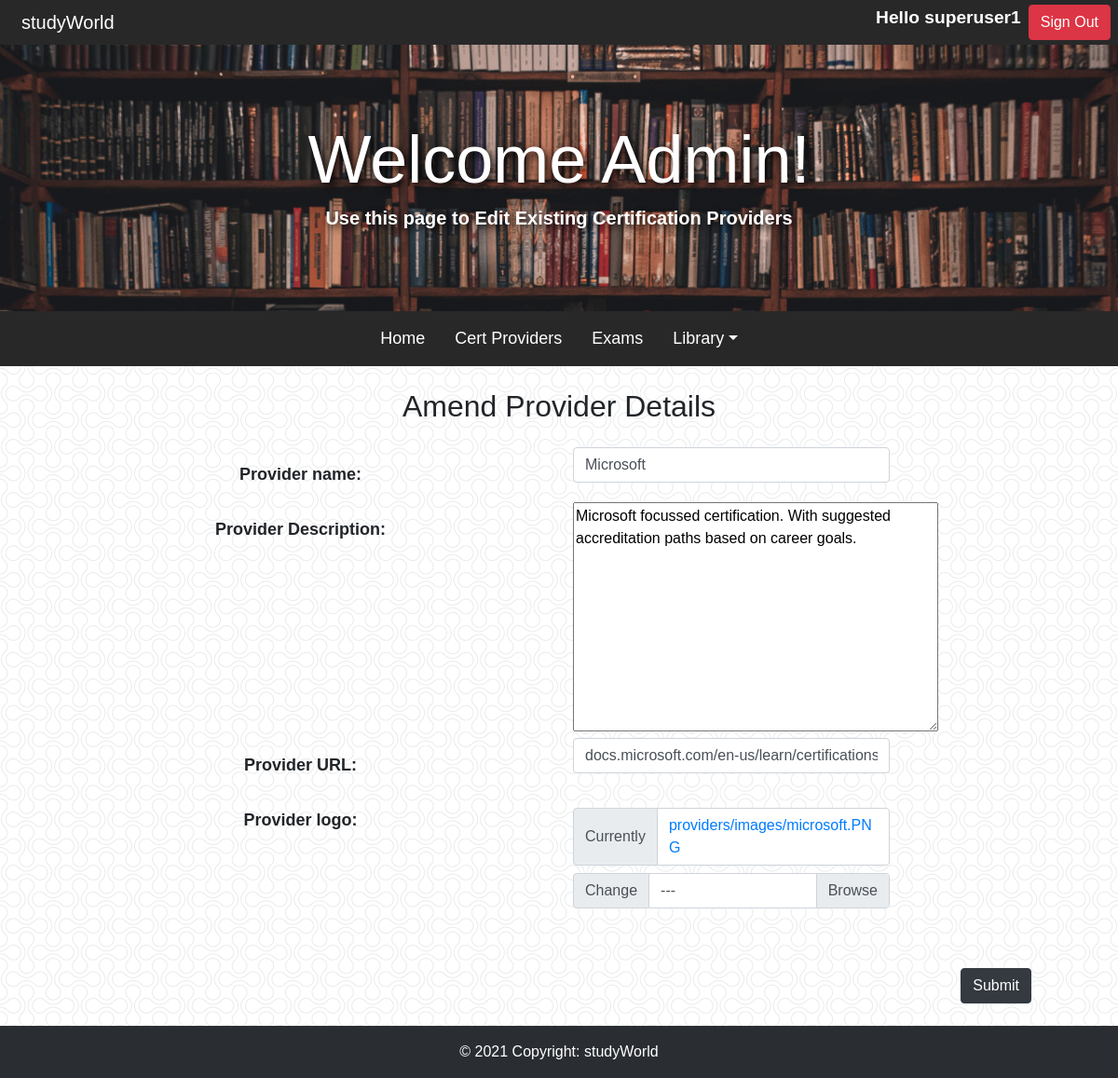
Screenshot of /providers/update/55 (signed in) with the database file from the repository.
### providers/models.py (models this page shows, shortened)
class Providers(models.Model):
    name = models.CharField(max_length=50)
    description = models.CharField(max_length=200)
    url = models.CharField(max_length=50)
    logo = models.ImageField(upload_to='providers/images/', null=True)
    created = models.DateTimeField(auto_now_add=True)
    class Meta:
        ordering = ['created']

### providers/views.py (the view, shortened to what this page needs)
# urls.py: path('providers/update/<pk>', providers_update, name='providers-update'),
def providers_update(request, pk):
    if request.user.is_staff:
        provider = Providers.objects.get(id=pk)
        form = providerCreateForm(instance=provider)
        context = {'form':form}
        return render(request, 'update.html', context)
    else:
        return redirect('index')

### providers/forms.py
class providerCreateForm(forms.ModelForm):
    name = forms.CharField(widget=forms.TextInput(attrs={'placeholder': 'Provider Name'}))
    description = forms.CharField(widget=forms.TextInput(attrs={'placeholder': 'Provider description'}))
    url = forms.CharField(widget=forms.TextInput(attrs={'placeholder': 'url'}))
    logo = forms.ImageField()
    def __init__(self, *args, **kwargs):
        super(providerCreateForm, self).__init__(*args, **kwargs)
        self.helper = FormHelper()
        self.helper.form_show_labels = False
    class Meta:
        model = Providers
        fields = ['name', 'description', 'url', 'logo']

### providers/templates/update.html (shortened to what this page needs)
{% extends "base.html" %}
{% load crispy_forms_tags %}
{% load static %}
{% block scripts %}
    <link rel="stylesheet" type="text/css" href="{% static 'css/main.css' %}">
{% endblock scripts %}
{% block content %}
<div class="jumbotron jumbotron-fluid">
    <div class="container">
        <h1 class="display-3 text-center">
            <strong>
                Welcome Admin!
            </strong>
        </h1>
        <h5 class="text-center">
            <strong>
                Use this page to Edit Existing Certification Providers
            </strong>
        </h5>
    </div>
</div>
{% include "navbar.html" %}
<div class="container">
    <h2 class="my-4 text-center">
        Amend Provider Details
    </h2>
    <form method="post" enctype="multipart/form-data">
        <div class="container">
            <div class="row">
                <div class="col-md-6 pt-3 text-center">
                    <p class="fieldname">Provider name:</p>
                </div>
                <div class="col-md-4 text-left">
                    {{ form.name|as_crispy_field }}
                </div>
            </div>
            <div class="row">
                <div class="col-md-6 pt-3 text-center">
                    <p class="fieldname">Provider Description:</p>
                </div>
                <div class="col-md-4 text-center">
                    {{ form.description.as_textarea }}
                </div>
            </div>
            <div class="row">
                <div class="col-md-6 pt-3 text-center">
                    <p class="fieldname">Provider URL:</p>
                </div>
                <div class="col-md-4 text-left">
                    {{ form.url|as_crispy_field }}
                </div>
            </div>
            <div class="row">
                <div class="col-md-6 pt-3 text-center">
                    <p class="fieldname">Provider logo:</p>
                </div>
                <div class="col-md-4 pt-3">
                    {{ form.logo|as_crispy_field }}
                </div>
            </div>
            <br>
        </div>
        <div class="text-right pr-5">
            <button class="btn btn-dark my-4" type="submit">Submit</button>
        </div>
    </form>
</div>
{% endblock content %}

### templates/base.html (shortened to what this page needs)
{% load static %}
<!DOCTYPE html>
<html lang="en">
    <head>
        <link rel="stylesheet" href="https://cdn.jsdelivr.net/npm/bootstrap@4.5.3/dist/css/bootstrap.min.css">
        <link rel="stylesheet" type="text/css" href="{% static 'css/style.css' %}">
        {% block scripts %}
        {% endblock scripts %}
    </head>
    <div class="container-fluid headpanel">
        <div class="row">
          <div class="col-8"><a class="navbar-brand mx-2 my-1 studyworld" href="{% url 'index' %}">studyWorld</a></div>
          <div class="col-4 align-self-center px-2">
            {% if user.is_authenticated %}
              <a class="btn btn-md btn-danger fw-bold float-right" href="{% url 'members:member-signout' %}" type="submit">Sign Out</a>
              <a class="text-wrap pr-2 float-right" id="greeting"> Hello {{request.user}}</a>
            {% else %}
              <a class="btn btn-md btn-success fw-bold float-right" href="{% url 'members:member-register' %}" type="submit">Join</a>
              <a class="btn btn-md btn-success fw-bold float-right mx-2" href="{% url 'members:member-signin' %}" type="submit">Sign In</a>
            {% endif %}
          </div>
        </div>
      </div>
    <body>
        {% block content %}
        {% endblock content %}
    </body>
<footer class="bg-dark text-center text-white">
  <div class="text-center p-3" style="background-color: rgba(0, 0, 0, 0.2);">
    © 2021 Copyright:
    <a class="text-white">studyWorld</a>
  </div>
</footer>
</html>

### static/css/style.css (style rules this page uses)
body, html { height: 100%; margin: 0; font-family: Arial; background-color: white; background-image: url('../images/backgrounds/bubble.png'); }
.studyworld { color:white }
.headpanel { background-color: rgb(40, 40, 40); }
#greeting { color: white; font-size: larger; font-weight: bold; }
.jumbotron { color: white; text-shadow: 3px 3px 8px #000000; margin-bottom: 0 !important; background-image: url('/static/images/jumbotron/resource.png'); background-size: cover; padding: 5rem 3rem; background-color: rgb(65, 65, 65); }

### providers/static/css/main.css (style rules this page uses)
.fieldname { font-weight: bold; font-size: large; }

### rows the page displays
Providers: name "Microsoft", description "Microsoft focussed certification. With suggested accreditation paths based on career goals.", url "docs.microsoft.com/en-us/learn/certifications/", logo|as_crispy_field "Currently providers/images/microsoft.PNG Change ---"

### other values shown
{{ request.user }} "superuser1"
